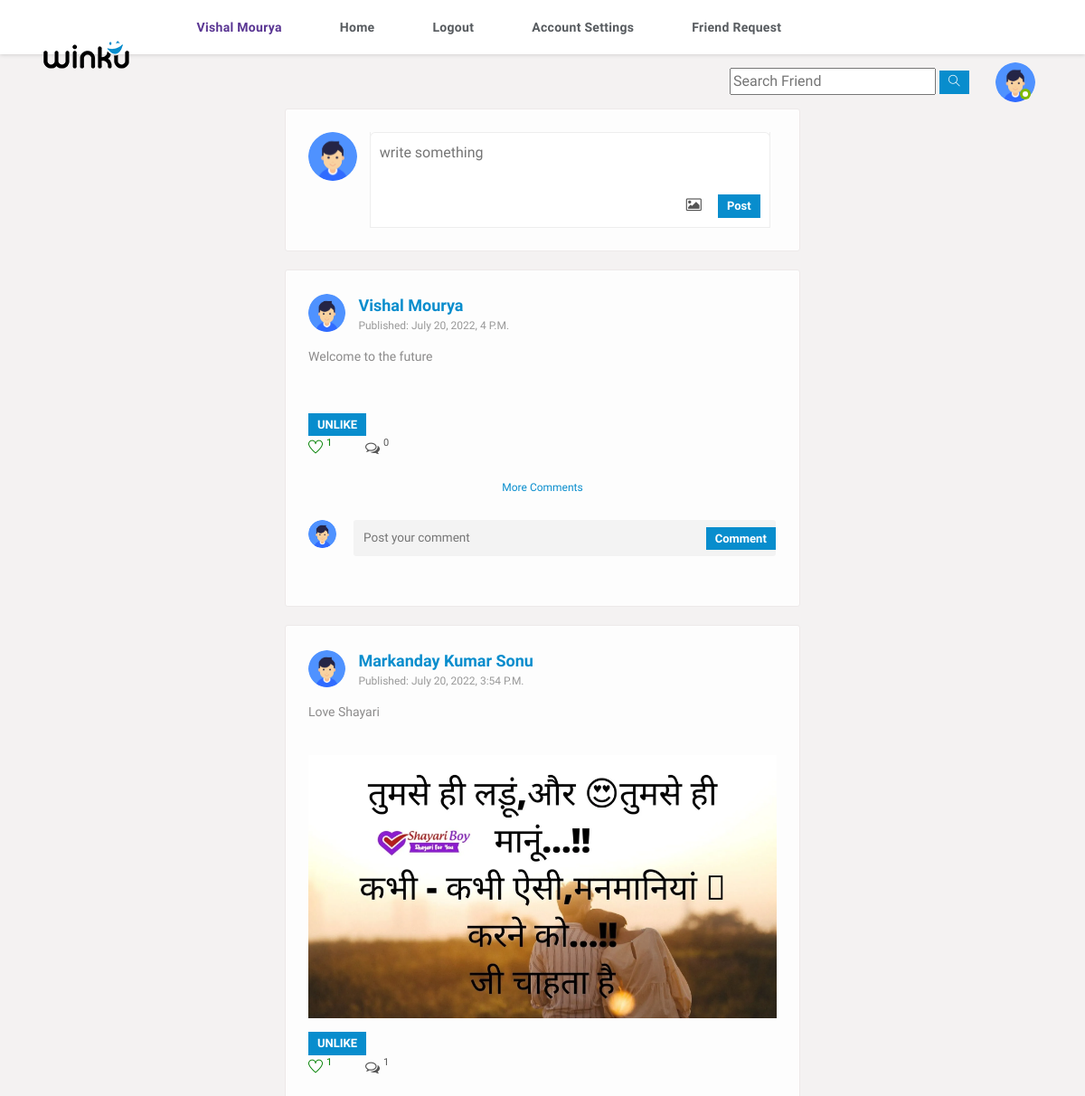
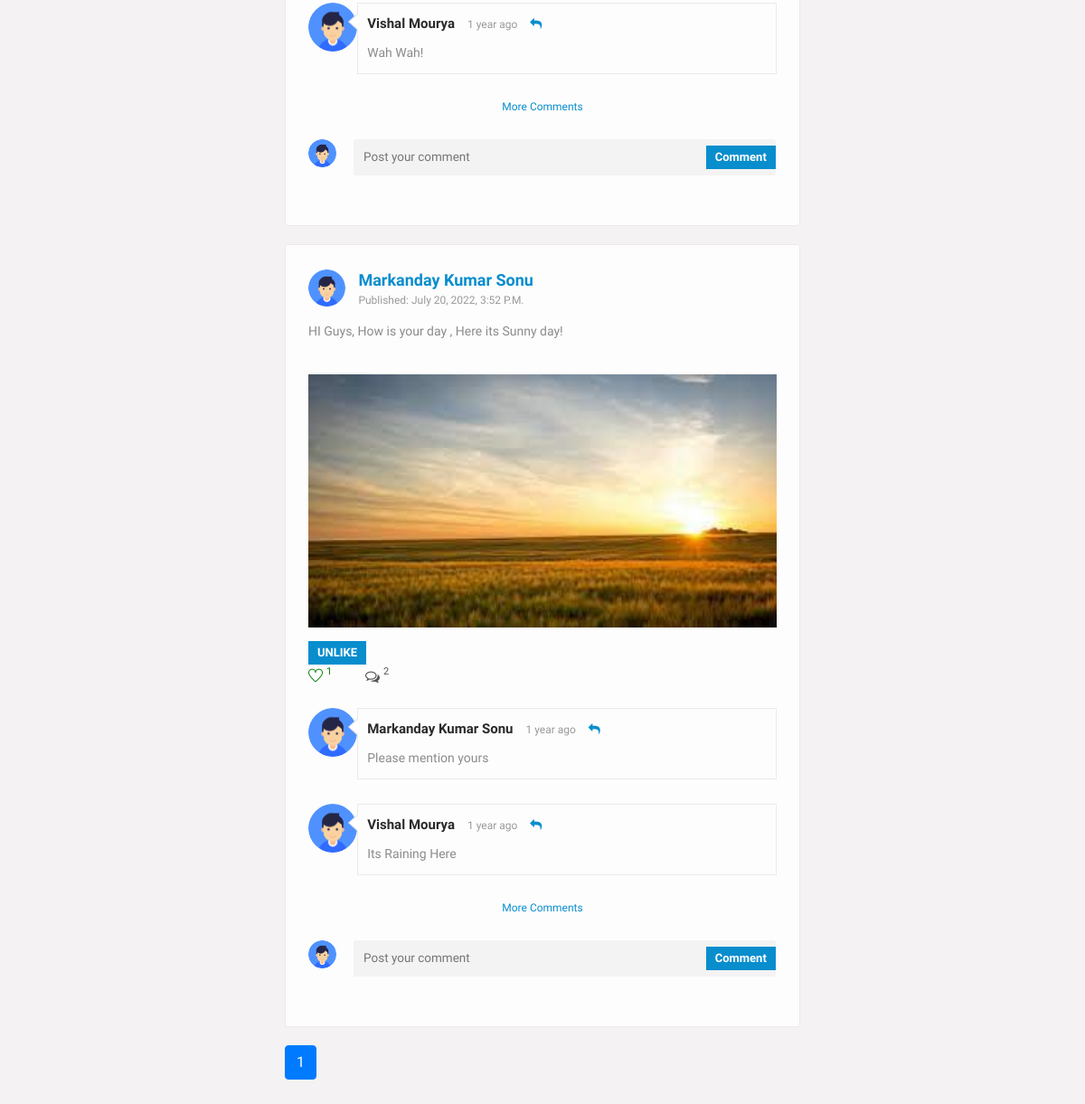
/ (signed in), run on the app's committed database (2 pictures, top to bottom).
### users/models.py (models this page shows, shortened)
class Profile(models.Model):
    user = models.OneToOneField(User,on_delete=models.CASCADE)
    id = models.UUIDField(primary_key=True,default=uuid.uuid4,editable=False)
    friends =models.ManyToManyField(User,blank=True,null=True,related_name='friends')
    friend_request = models.ManyToManyField(User,blank=True,null=True,related_name='friend_request')
    email = models.CharField(blank=True,null=True,max_length=200)
    name = models.CharField(blank=True,null=True,max_length=200)
    bio = models.TextField(blank=True,null=True)
    mobile = models.CharField(blank=True,null=True,max_length=100)
    thumbimg = models.ImageField(upload_to='thumbnail',default='thumbnail/thumb.jpg')
    profilepic = models.ImageField(upload_to='profile_pic',default='profile_pic/user.png')
    city = models.CharField(blank=True,null=True,max_length=40)

class Post(models.Model):
    user = models.ForeignKey(Profile,on_delete=models.CASCADE)
    id = models.UUIDField(primary_key=True,default=uuid.uuid4,editable=False)
    desc = models.TextField(blank=True,null=True)
    post_img = models.ImageField(upload_to='post_img',default='profile.png')
    liked = models.ManyToManyField(User,blank=True)
    created_at = models.DateTimeField(default=datetime.now)
    class Meta:
        ordering = ['-created_at',]

class Comment(models.Model):
    post_commnet = models.ForeignKey(Post,on_delete=models.CASCADE)
    user = models.ForeignKey(Profile,on_delete=models.CASCADE)
    txt = models.TextField(blank=True,null=True)

### users/views.py (the view)
# urls.py: path('',views.home,name='home'),
@login_required(login_url='login')
def home(request):
    user_info = Profile.objects.get(user=request.user)
    contact_list = Post.objects.all()
    paginator = Paginator(contact_list, 4)
    page_number = request.GET.get('page')
    posts = paginator.get_page(page_number)
    context = {
        'posts':posts,
        'user_info':user_info,
    }
    return render(request,'index.html',context)

### users/templates/index.html (shortened to what this page needs)
{% include 'header.html'  %}
{% load static %}
	<section>
		<div class="gap gray-bg">
			<div class="container-fluid">
				<div class="row">
					<div class="col-lg-12">
						<div class="row" id="page-contents">
							<div class="col-lg-3">
							</div>
							<div class="col-lg-6">
								<div class="central-meta">
									<div class="new-postbox">
										<figure>
											<img src="{{user_info.profilepic.url}}" alt="">
										</figure>
										<div class="newpst-input">
											<form method="post" action="upload_post" enctype="multipart/form-data">
												<textarea rows="2" name="desc" required="required" placeholder="write something"></textarea>
												<div class="attachments">
													<ul>
														<li>
														<li>
															<i class="fa fa-image"></i>
														</li>
														<li>
															<button type="submit">Post</button>
														</li>
													</ul>
												</div>
											</form>
										</div>
									</div>
								</div>
								{% for post in posts%}
								<div class="loadMore">
								<div class="central-meta item">
									<div class="user-post">
										<div class="friend-info">
											<figure>
												<a href="{% url 'profile' post.user.id %}"><img src="{{ post.user.profilepic.url }}" alt=""></a>
											</figure>
											<div class="friend-name">
												<ins><a href="{% url 'profile' post.user.id %}" title="">{{post.user.name}}</a></ins>
												<span>published: {{post.created_at}}</span>
											</div>
											<div class="description">
												<p>{{post.desc}}</p>
											</div>
											<div class="post-meta">
												<img src="{{post.post_img.url}}" alt="">
												<div class="we-video-info">
														<form action="{% url 'like_post' %}" method="POST" enctype="multipart/form-data">
															{% if user not in post.liked.all %}
															<button type="submit" value="">LIKE</button>
														{% else %}
														<button type="submit" value="">UNLIKE</button>
														{% endif %}
														</form>
													<ul>
														<li>
															<span class="like" data-toggle="tooltip" title="like">
																<i class="ti-heart"></i>
																<ins>{{post.liked.all.count}}</ins>
															</span>
														</li>
														<li>
															<span class="comment" data-toggle="tooltip" title="Comments">
																<i class="fa fa-comments-o"></i>
																<ins>{{post.comment_set.all.count}}</ins>
															</span>
														</li>
													</ul>
												</div>
											</div>
										</div>
										<div class="coment-area">
											<ul class="we-comet">
												{% for ct in post.comment_set.all %}
												<li>
													<div class="comet-avatar">
														<img src="{{ct.user.profilepic.url}}" alt="">
													</div>
													<div class="we-comment">
														<div class="coment-head">
															<h5><a href="{% url 'profile' ct.user.id %}" title="">{{ct.user.name}}</a></h5>
															<span>1 year ago</span>
															<a class="we-reply" href="#" title="Reply"><i class="fa fa-reply"></i></a>
														</div>
														<p>{{ct.txt}}</p>
													</div>
												</li>
												{% endfor %}
												<li>
													<a href="#" title="" class="showmore underline">more comments</a>
												</li>
												<li class="post-comment">
													<div class="comet-avatar">
														<img src="{{user_info.profilepic.url}}" alt="">
													</div>
													<div class="post-comt-box">
														<form method="post" enctype="multipart/form-data" action="{% url 'comment' post.id %}">
															<textarea name="txt" required="required" placeholder="Post your comment"></textarea>
															<button type="submit" style="background:#088dcd;bottom: 14px;">Comment</button>
														</form>
													</div>
												</li>
											</ul>
										</div>
									</div>
								</div>
								{% endfor %}
								<nav aria-label="Page navigation example">
									<ul class="pagination">
									  {% for i in posts.paginator.page_range %}
									  {% if posts.number == i %}
									  <li class="page-item active"><a class="page-link" href="?page={{ i }}">{{ i }}</a></li>
									  {% else %}
									  <li class="page-item"><a class="page-link" href="?page={{ i }}">{{ i }}</a></li>
									  {% endif %}
									  {% endfor %}
									</ul>
								  </nav>
							<div class="col-lg-3">
							</div>
						</div>
					</div>
				</div>
			</div>
		</div>
	</section>
</body>
</html>

### users/templates/header.html (shortened to what this page needs)
<!DOCTYPE html>
{% load static %}
<html lang="en">
<head>
    <link rel="stylesheet" href="{% static 'css/main.min.css' %}">
    <link rel="stylesheet" href="{% static 'css/style.css' %}">
    <link rel="stylesheet" href="{% static 'css/color.css' %}">
    <link rel="stylesheet" href="{% static 'css/responsive.css' %}">
</head>
<body>
    {% if user.is_authenticated %}
    <div class="theme-layout">
        <div class="topbar stick">
            <div class="logo">
                <a title="" href=""><img src="images/logo.png" alt=""></a>
            </div>
            <div class="top-area">
                <ul class="main-menu">
                    <li >
                        <a href="{% url 'profile' user.profile.id %}" title="" style="color: #5a3693; font-weight: bold;">{{user.profile.name}}</a>
                    </li>
                    <li>
                        <a href="{% url 'home' %}" title="">Home</a>
                    </li>
                    <li>
                        <a href="{% url 'logout' %}" title="">Logout</a>
                    </li>
                    <li>
                        <a href="{% url 'edit_profile' %}" title="">account settings</a>
                    </li>
                    <li>
                        <a href="{% url 'request_list' %}" title="">Friend Request </a>
                    </li>
                </ul>
                <ul class="setting-area">
                    <li>
                        <div class="searched">
                            <form method="post" class="search">
                                <input type="text" placeholder="Search Friend">
                                <button type="button" data-ripple><i class="ti-search"></i></button>
                            </form>
                        </div>
                    </li>
                </ul>
                <div class="user-img">
                    <a href=""><img src="{{user.profile.profilepic.url}}" style="max-width: 44px; border-radius: 50%;;"  alt=""></a>
                    <span class="status f-online"></span>
                </div>
            </div>
        </div>
        {% endif %}

### static/css/color.css (style rules this page uses)
.product-carousel .owl-nav .owl-prev::before, .product-carousel .owl-nav .owl-next::before, .product-caro .owl-prev:hover:before, .product-caro .owl-next:hover:before, .log-reg-area form .forgot-pwd, .log-reg-area form .already-have, .log-reg-area > p a, .top-area > ul > li > a > span, .timeline-info > ul li a.active, .timeline-info > ul li a:hover, .dropdowns > a.more-mesg, .activity-meta > h6 a, .activity-meta > span a:hover, .friend-name > ins, .description > p a, .we-reply, .sidebar .widget li:hover > a, .sidebar .widget li:hover > i, .friend-meta > a, .user-setting > a:hover, .we-comet li a.showmore, .twiter-feed > li p a, .tutor-links > li i, .tutor-links > li:hover, .pepl-info > span, .page-meta > a, .frnds .nav-tabs .nav-item a.active, .f-title i, #work > div a, .basics > li i, .education > li i, .groups > span i, a.forgot-pwd, .friend-meta > h4 a:hover, .x_title > h2, .post-meta .detail > span, .add-btn > a:hover, .top-area > ul.main-menu > li > ul li a:hover, .dropdowns.active > a i, .user-setting > a i, .form-group input.form-file ~ .control-label, .form-group input.has-value ~ .control-label, .form-group input:focus ~ .control-label, .form-group input:valid ~ .control-label, .form-group select ~ .control-label, .form-group textarea.form-file ~ .control-label, .form-group textarea.has-value ~ .control-label, .form-group textarea:focus ~ .control-label, .form-group textarea:valid ~ .control-label, .flaged > h3, .invition .friend-meta a.invite:hover, .more-optns > ul li:hover, .post-title > h4 a:hover, .post-title .p-date a:hover, .l-post .l-post-meta > h4 a:hover, .read:hover, blockquote, .tags > a:hover, .comment-titles > span, .help-list > ul li a:hover i, .carrer-title > h2 > span, .carrer-title > span a, .open-position > h4 a:hover, .option-set.icon-style > li > a.selected, .category-box > i, .getquot-baner > a, .branches-box > ul li i, .help-topic-result > h2 a:hover, .product-name > h5 a:hover, .full-postmeta .shopnow, .prices.style2 ins span, .single-btn > li > a.active, .total-box > ul > li.final-total, .logout-meta > p a, .forum-list table tbody tr td i, .forum-list table tbody tr td a, .widget ul.recent-topics > li > i, .date-n-reply > a, .topic-data > span, .help-list > ul li a:hover, .employer-info h2, .job-detail > ul li i, .company-intro > a { color: #088dcd; }
#nprogress .bar, .timeline-info > ul li a::before, .add-btn > a, .activitiez > li::before, form button, .colla-apps > li a:hover, a.underline:before, .setting-row input:checked + label, .user-avatar:hover .edit-phto, .error-meta > a, .color-bg, .add-butn, .nav.nav-tabs.likes-btn > li a.active, a.dislike-btn, .drop > a:hover, .btn-view.btn-load-more:hover, .accordion .card h5 button[aria-expanded="true"], .chat-head, .f-page > figure em, .inbox-panel-head > ul > li > a, .nav-tabs--left .nav-link.active, .nav-tabs--left .nav-link.active:hover, footer .widget-title h4::before, #topcontrol, .sidebar .widget-title::before, .f-title::before, .g-post-classic > figure > i::after, .purify > a, .help-list > a:hover, .open-position::before, .info > a, .category-box:hover, .category-box.selected, a.main-btn, .section-heading::before, .getquot-baner, .more-branches > h4::before, .is-helpful > a, .cart-optionz > li > a:hover, .paginationz > li a:hover, .paginationz > li a.active, .shopping-cart, a.btn2:hover, .form-submit > input[type="submit"], button.submit-checkout, .delete-cart:hover, .proceed .button, .amount-area .update-cart, a.addnewforum, .apply-bttons > a { background: #088dcd; }

### data on the page
Profile: profilepic (placeholder picture)
Post: user.profilepic (placeholder picture), user.name "Vishal Mourya", created_at "July 20, 2022, 4 P.m.", desc "Welcome to the future", shows "UNLIKE", liked.all.count "1", comment_set.all.count "0", profilepic (placeholder picture)
Post: user.profilepic (placeholder picture), user.name "Markanday Kumar Sonu", created_at "July 20, 2022, 3:54 P.m.", desc "Love Shayari", post_img (picture), shows "UNLIKE", liked.all.count "1", comment_set.all.count "1", profilepic (placeholder picture)
Comment: user.profilepic (placeholder picture), user.name "Vishal Mourya", txt "Wah Wah!"
Post: user.profilepic (placeholder picture), user.name "Markanday Kumar Sonu", created_at "July 20, 2022, 3:52 P.m.", desc "HI Guys, How is your day , Here its Sunny day!", post_img (picture), shows "UNLIKE", liked.all.count "1", comment_set.all.count "2", profilepic (placeholder picture)
Comment: user.profilepic (placeholder picture), user.name "Markanday Kumar Sonu", txt "Please mention yours"
Comment: user.profilepic (placeholder picture), user.name "Vishal Mourya", txt "Its Raining Here"

### other printed values
{{ user.profile.name }} "Vishal Mourya"
{{ i }} "1"
